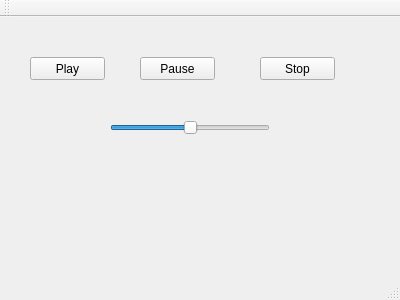
<?xml version="1.0" encoding="UTF-8"?>
<ui version="4.0">
 <class>player</class>
 <widget class="QMainWindow" name="player">
  <property name="geometry">
   <rect>
    <x>0</x>
    <y>0</y>
    <width>400</width>
    <height>300</height>
   </rect>
  </property>
  <property name="windowTitle">
   <string>Media Player</string>
  </property>
  <widget class="QWidget" name="centralWidget">
   <widget class="QPushButton" name="play">
    <property name="geometry">
     <rect>
      <x>30</x>
      <y>40</y>
      <width>75</width>
      <height>23</height>
     </rect>
    </property>
    <property name="text">
     <string>Play</string>
    </property>
   </widget>
   <widget class="QPushButton" name="pause">
    <property name="geometry">
     <rect>
      <x>140</x>
      <y>40</y>
      <width>75</width>
      <height>23</height>
     </rect>
    </property>
    <property name="text">
     <string>Pause</string>
    </property>
   </widget>
   <widget class="QPushButton" name="stop">
    <property name="geometry">
     <rect>
      <x>260</x>
      <y>40</y>
      <width>75</width>
      <height>23</height>
     </rect>
    </property>
    <property name="text">
     <string>Stop</string>
    </property>
   </widget>
   <widget class="QSlider" name="volume">
    <property name="geometry">
     <rect>
      <x>110</x>
      <y>100</y>
      <width>160</width>
      <height>22</height>
     </rect>
    </property>
    <property name="minimum">
     <number>20</number>
    </property>
    <property name="value">
     <number>60</number>
    </property>
    <property name="sliderPosition">
     <number>60</number>
    </property>
    <property name="orientation">
     <enum>Qt::Horizontal</enum>
    </property>
   </widget>
  </widget>
  <widget class="QMenuBar" name="menuBar">
   <property name="geometry">
    <rect>
     <x>0</x>
     <y>0</y>
     <width>400</width>
     <height>23</height>
    </rect>
   </property>
  </widget>
  <widget class="QToolBar" name="mainToolBar">
   <attribute name="toolBarArea">
    <enum>TopToolBarArea</enum>
   </attribute>
   <attribute name="toolBarBreak">
    <bool>false</bool>
   </attribute>
  </widget>
  <widget class="QStatusBar" name="statusBar"/>
 </widget>
 <layoutdefault spacing="6" margin="11"/>
 <resources/>
 <connections/>
</ui>
